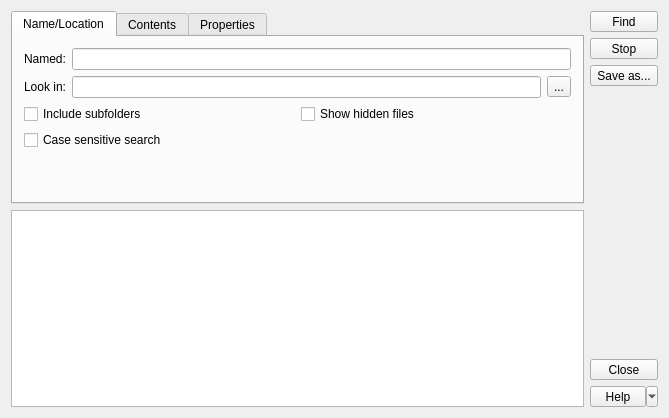
<?xml version="1.0" encoding="UTF-8"?>
<ui version="4.0">
 <class>FindDialog</class>
 <widget class="QDialog" name="FindDialog">
  <property name="geometry">
   <rect>
    <x>0</x>
    <y>0</y>
    <width>669</width>
    <height>418</height>
   </rect>
  </property>
  <property name="windowTitle">
   <string>FileFinder</string>
  </property>
  <property name="windowIcon">
   <iconset resource="src.qrc">
    <normaloff>:/images/finder.png</normaloff>:/images/finder.png</iconset>
  </property>
  <property name="sizeGripEnabled">
   <bool>false</bool>
  </property>
  <layout class="QGridLayout" name="gridLayout_7">
   <item row="0" column="0">
    <layout class="QVBoxLayout" name="verticalLayout_3">
     <item>
      <widget class="QTabWidget" name="tabWidget">
       <property name="sizePolicy">
        <sizepolicy hsizetype="Preferred" vsizetype="Preferred">
         <horstretch>0</horstretch>
         <verstretch>0</verstretch>
        </sizepolicy>
       </property>
       <property name="currentIndex">
        <number>0</number>
       </property>
       <widget class="QWidget" name="tab">
        <attribute name="title">
         <string>Name/Location</string>
        </attribute>
        <layout class="QVBoxLayout" name="verticalLayout_2">
         <item>
          <layout class="QGridLayout" name="gridLayout">
           <item row="0" column="0">
            <widget class="QLabel" name="label">
             <property name="text">
              <string>Named:</string>
             </property>
            </widget>
           </item>
           <item row="0" column="1">
            <widget class="FancyLineEdit" name="fileMaskEdit"/>
           </item>
           <item row="1" column="0">
            <widget class="QLabel" name="label_2">
             <property name="text">
              <string>Look in:</string>
             </property>
            </widget>
           </item>
           <item row="1" column="1">
            <layout class="QHBoxLayout" name="horizontalLayout">
             <item>
              <widget class="FancyLineEdit" name="dirEdit"/>
             </item>
             <item>
              <widget class="QToolButton" name="dirButton">
               <property name="text">
                <string>...</string>
               </property>
              </widget>
             </item>
            </layout>
           </item>
          </layout>
         </item>
         <item>
          <layout class="QGridLayout" name="gridLayout_2">
           <item row="0" column="0">
            <widget class="QCheckBox" name="subFoldersCheck">
             <property name="text">
              <string>Include subfolders</string>
             </property>
            </widget>
           </item>
           <item row="0" column="1">
            <widget class="QCheckBox" name="hiddenCheck">
             <property name="text">
              <string>Show hidden files</string>
             </property>
            </widget>
           </item>
           <item row="1" column="0">
            <widget class="QCheckBox" name="sensitiveCheck">
             <property name="text">
              <string>Case sensitive search</string>
             </property>
            </widget>
           </item>
           <item row="1" column="1">
            <spacer name="horizontalSpacer">
             <property name="orientation">
              <enum>Qt::Horizontal</enum>
             </property>
             <property name="sizeType">
              <enum>QSizePolicy::Preferred</enum>
             </property>
             <property name="sizeHint" stdset="0">
              <size>
               <width>1</width>
               <height>1</height>
              </size>
             </property>
            </spacer>
           </item>
          </layout>
         </item>
         <item>
          <spacer name="verticalSpacer_2">
           <property name="orientation">
            <enum>Qt::Vertical</enum>
           </property>
           <property name="sizeType">
            <enum>QSizePolicy::MinimumExpanding</enum>
           </property>
           <property name="sizeHint" stdset="0">
            <size>
             <width>20</width>
             <height>1</height>
            </size>
           </property>
          </spacer>
         </item>
        </layout>
       </widget>
       <widget class="QWidget" name="tab_3">
        <attribute name="title">
         <string>Contents</string>
        </attribute>
        <layout class="QVBoxLayout" name="verticalLayout_6">
         <item>
          <layout class="QGridLayout" name="gridLayout_3">
           <item row="0" column="0">
            <widget class="QLabel" name="label_3">
             <property name="text">
              <string>File type:</string>
             </property>
            </widget>
           </item>
           <item row="0" column="1">
            <widget class="QComboBox" name="mimeCombo"/>
           </item>
           <item row="1" column="0">
            <widget class="QLabel" name="label_4">
             <property name="text">
              <string>Containing text:</string>
             </property>
            </widget>
           </item>
           <item row="1" column="1">
            <widget class="FancyLineEdit" name="containingTextEdit"/>
           </item>
           <item row="2" column="0">
            <spacer name="horizontalSpacer_2">
             <property name="orientation">
              <enum>Qt::Horizontal</enum>
             </property>
             <property name="sizeType">
              <enum>QSizePolicy::Preferred</enum>
             </property>
             <property name="sizeHint" stdset="0">
              <size>
               <width>40</width>
               <height>20</height>
              </size>
             </property>
            </spacer>
           </item>
           <item row="2" column="1">
            <layout class="QVBoxLayout" name="verticalLayout_4">
             <item>
              <widget class="QCheckBox" name="findSensitiveCheck">
               <property name="text">
                <string>Case sensitive</string>
               </property>
              </widget>
             </item>
             <item>
              <widget class="QCheckBox" name="binaryCheck">
               <property name="text">
                <string>Include binary files</string>
               </property>
              </widget>
             </item>
            </layout>
           </item>
          </layout>
         </item>
         <item>
          <spacer name="verticalSpacer_3">
           <property name="orientation">
            <enum>Qt::Vertical</enum>
           </property>
           <property name="sizeType">
            <enum>QSizePolicy::MinimumExpanding</enum>
           </property>
           <property name="sizeHint" stdset="0">
            <size>
             <width>20</width>
             <height>39</height>
            </size>
           </property>
          </spacer>
         </item>
        </layout>
       </widget>
       <widget class="QWidget" name="tab_2">
        <attribute name="title">
         <string>Properties</string>
        </attribute>
        <layout class="QVBoxLayout" name="verticalLayout_5">
         <item>
          <widget class="QCheckBox" name="fileOpersCheck">
           <property name="text">
            <string>Find all files created or modified:</string>
           </property>
          </widget>
         </item>
         <item>
          <layout class="QGridLayout" name="gridLayout_4">
           <item row="1" column="2">
            <widget class="QComboBox" name="periodsCombo">
             <item>
              <property name="text">
               <string>minute</string>
              </property>
             </item>
             <item>
              <property name="text">
               <string>hour</string>
              </property>
             </item>
             <item>
              <property name="text">
               <string>day</string>
              </property>
             </item>
             <item>
              <property name="text">
               <string>month</string>
              </property>
             </item>
             <item>
              <property name="text">
               <string>year</string>
              </property>
             </item>
            </widget>
           </item>
           <item row="2" column="0">
            <widget class="QLabel" name="label_6">
             <property name="sizePolicy">
              <sizepolicy hsizetype="Minimum" vsizetype="Preferred">
               <horstretch>0</horstretch>
               <verstretch>0</verstretch>
              </sizepolicy>
             </property>
             <property name="text">
              <string>File size is:</string>
             </property>
            </widget>
           </item>
           <item row="1" column="0">
            <layout class="QHBoxLayout" name="horizontalLayout_6">
             <item>
              <spacer name="horizontalSpacer_4">
               <property name="orientation">
                <enum>Qt::Horizontal</enum>
               </property>
               <property name="sizeType">
                <enum>QSizePolicy::Fixed</enum>
               </property>
               <property name="sizeHint" stdset="0">
                <size>
                 <width>15</width>
                 <height>13</height>
                </size>
               </property>
              </spacer>
             </item>
             <item>
              <widget class="QRadioButton" name="periodRadio">
               <property name="text">
                <string>during the previous</string>
               </property>
              </widget>
             </item>
            </layout>
           </item>
           <item row="0" column="0">
            <layout class="QHBoxLayout" name="horizontalLayout_4">
             <item>
              <spacer name="horizontalSpacer_3">
               <property name="orientation">
                <enum>Qt::Horizontal</enum>
               </property>
               <property name="sizeType">
                <enum>QSizePolicy::Fixed</enum>
               </property>
               <property name="sizeHint" stdset="0">
                <size>
                 <width>15</width>
                 <height>13</height>
                </size>
               </property>
              </spacer>
             </item>
             <item>
              <widget class="QRadioButton" name="betweenRadio">
               <property name="text">
                <string>between</string>
               </property>
               <property name="checked">
                <bool>true</bool>
               </property>
              </widget>
             </item>
            </layout>
           </item>
           <item row="1" column="1">
            <widget class="QSpinBox" name="periodSpin">
             <property name="minimum">
              <number>1</number>
             </property>
            </widget>
           </item>
           <item row="2" column="1">
            <layout class="QHBoxLayout" name="horizontalLayout_3">
             <item>
              <widget class="QComboBox" name="operatorsCombo">
               <item>
                <property name="text">
                 <string/>
                </property>
               </item>
               <item>
                <property name="text">
                 <string>At Least</string>
                </property>
               </item>
               <item>
                <property name="text">
                 <string>At Most</string>
                </property>
               </item>
               <item>
                <property name="text">
                 <string>Equal to</string>
                </property>
               </item>
              </widget>
             </item>
             <item>
              <widget class="QSpinBox" name="sizeSpin">
               <property name="maximum">
                <number>1024</number>
               </property>
              </widget>
             </item>
            </layout>
           </item>
           <item row="2" column="2">
            <widget class="QComboBox" name="sizeCombo">
             <item>
              <property name="text">
               <string>Bytes</string>
              </property>
             </item>
             <item>
              <property name="text">
               <string>KiB</string>
              </property>
             </item>
             <item>
              <property name="text">
               <string>MiB</string>
              </property>
             </item>
             <item>
              <property name="text">
               <string>GiB</string>
              </property>
             </item>
            </widget>
           </item>
           <item row="0" column="1">
            <layout class="QHBoxLayout" name="horizontalLayout_2">
             <item>
              <widget class="QDateTimeEdit" name="fromDate"/>
             </item>
             <item>
              <widget class="QLabel" name="label_5">
               <property name="sizePolicy">
                <sizepolicy hsizetype="Expanding" vsizetype="Preferred">
                 <horstretch>0</horstretch>
                 <verstretch>0</verstretch>
                </sizepolicy>
               </property>
               <property name="text">
                <string>and</string>
               </property>
               <property name="alignment">
                <set>Qt::AlignCenter</set>
               </property>
              </widget>
             </item>
            </layout>
           </item>
           <item row="3" column="1">
            <layout class="QHBoxLayout" name="horizontalLayout_5">
             <item>
              <widget class="FancyLineEdit" name="ownerEdit">
               <property name="sizePolicy">
                <sizepolicy hsizetype="Preferred" vsizetype="Fixed">
                 <horstretch>0</horstretch>
                 <verstretch>0</verstretch>
                </sizepolicy>
               </property>
              </widget>
             </item>
             <item>
              <widget class="QLabel" name="label_8">
               <property name="sizePolicy">
                <sizepolicy hsizetype="Minimum" vsizetype="Preferred">
                 <horstretch>0</horstretch>
                 <verstretch>0</verstretch>
                </sizepolicy>
               </property>
               <property name="text">
                <string>Owned by group:</string>
               </property>
              </widget>
             </item>
            </layout>
           </item>
           <item row="3" column="0">
            <widget class="QLabel" name="label_7">
             <property name="sizePolicy">
              <sizepolicy hsizetype="Minimum" vsizetype="Preferred">
               <horstretch>0</horstretch>
               <verstretch>0</verstretch>
              </sizepolicy>
             </property>
             <property name="text">
              <string>Files owned by user:</string>
             </property>
            </widget>
           </item>
           <item row="3" column="2">
            <widget class="FancyLineEdit" name="groupEdit">
             <property name="sizePolicy">
              <sizepolicy hsizetype="Preferred" vsizetype="Fixed">
               <horstretch>0</horstretch>
               <verstretch>0</verstretch>
              </sizepolicy>
             </property>
            </widget>
           </item>
           <item row="0" column="2">
            <widget class="QDateTimeEdit" name="toDate">
             <property name="dateTime">
              <datetime>
               <hour>0</hour>
               <minute>0</minute>
               <second>0</second>
               <year>2100</year>
               <month>1</month>
               <day>1</day>
              </datetime>
             </property>
            </widget>
           </item>
          </layout>
         </item>
         <item>
          <spacer name="verticalSpacer_4">
           <property name="orientation">
            <enum>Qt::Vertical</enum>
           </property>
           <property name="sizeType">
            <enum>QSizePolicy::MinimumExpanding</enum>
           </property>
           <property name="sizeHint" stdset="0">
            <size>
             <width>20</width>
             <height>1</height>
            </size>
           </property>
          </spacer>
         </item>
        </layout>
       </widget>
      </widget>
     </item>
     <item>
      <widget class="KFindTreeView" name="treeView"/>
     </item>
    </layout>
   </item>
   <item row="0" column="1">
    <layout class="QVBoxLayout" name="verticalLayout">
     <item>
      <widget class="QToolButton" name="findButton">
       <property name="sizePolicy">
        <sizepolicy hsizetype="Preferred" vsizetype="Fixed">
         <horstretch>0</horstretch>
         <verstretch>0</verstretch>
        </sizepolicy>
       </property>
       <property name="styleSheet">
        <string notr="true">Text-align:left</string>
       </property>
       <property name="text">
        <string>Find</string>
       </property>
       <property name="icon">
        <iconset resource="src.qrc">
         <normaloff>:/images/media-playback-start.png</normaloff>:/images/media-playback-start.png</iconset>
       </property>
       <property name="shortcut">
        <string>F3</string>
       </property>
       <property name="toolButtonStyle">
        <enum>Qt::ToolButtonTextBesideIcon</enum>
       </property>
      </widget>
     </item>
     <item>
      <widget class="QToolButton" name="stopButton">
       <property name="sizePolicy">
        <sizepolicy hsizetype="Preferred" vsizetype="Fixed">
         <horstretch>0</horstretch>
         <verstretch>0</verstretch>
        </sizepolicy>
       </property>
       <property name="styleSheet">
        <string notr="true">Text-align:left</string>
       </property>
       <property name="text">
        <string>Stop</string>
       </property>
       <property name="icon">
        <iconset resource="src.qrc">
         <normaloff>:/images/media-playback-stop.png</normaloff>:/images/media-playback-stop.png</iconset>
       </property>
       <property name="shortcut">
        <string>Alt+End</string>
       </property>
       <property name="toolButtonStyle">
        <enum>Qt::ToolButtonTextBesideIcon</enum>
       </property>
      </widget>
     </item>
     <item>
      <widget class="QToolButton" name="saveAsButton">
       <property name="sizePolicy">
        <sizepolicy hsizetype="Preferred" vsizetype="Fixed">
         <horstretch>0</horstretch>
         <verstretch>0</verstretch>
        </sizepolicy>
       </property>
       <property name="styleSheet">
        <string notr="true">Text-align:left</string>
       </property>
       <property name="text">
        <string>Save as...</string>
       </property>
       <property name="icon">
        <iconset resource="src.qrc">
         <normaloff>:/images/document-save-as.png</normaloff>:/images/document-save-as.png</iconset>
       </property>
       <property name="shortcut">
        <string>Alt+S</string>
       </property>
       <property name="toolButtonStyle">
        <enum>Qt::ToolButtonTextBesideIcon</enum>
       </property>
      </widget>
     </item>
     <item>
      <spacer name="verticalSpacer">
       <property name="orientation">
        <enum>Qt::Vertical</enum>
       </property>
       <property name="sizeHint" stdset="0">
        <size>
         <width>20</width>
         <height>40</height>
        </size>
       </property>
      </spacer>
     </item>
     <item>
      <widget class="QToolButton" name="closeButton">
       <property name="sizePolicy">
        <sizepolicy hsizetype="Preferred" vsizetype="Fixed">
         <horstretch>0</horstretch>
         <verstretch>0</verstretch>
        </sizepolicy>
       </property>
       <property name="styleSheet">
        <string notr="true">Text-align:left</string>
       </property>
       <property name="text">
        <string>Close</string>
       </property>
       <property name="icon">
        <iconset resource="src.qrc">
         <normaloff>:/images/application-exit.png</normaloff>:/images/application-exit.png</iconset>
       </property>
       <property name="shortcut">
        <string>Alt+Q</string>
       </property>
       <property name="toolButtonStyle">
        <enum>Qt::ToolButtonTextBesideIcon</enum>
       </property>
      </widget>
     </item>
     <item>
      <widget class="QToolButton" name="helpButton">
       <property name="sizePolicy">
        <sizepolicy hsizetype="Preferred" vsizetype="Fixed">
         <horstretch>0</horstretch>
         <verstretch>0</verstretch>
        </sizepolicy>
       </property>
       <property name="styleSheet">
        <string notr="true">Text-align:left</string>
       </property>
       <property name="text">
        <string>Help</string>
       </property>
       <property name="popupMode">
        <enum>QToolButton::MenuButtonPopup</enum>
       </property>
       <property name="toolButtonStyle">
        <enum>Qt::ToolButtonTextBesideIcon</enum>
       </property>
      </widget>
     </item>
    </layout>
   </item>
  </layout>
 </widget>
 <layoutdefault spacing="6" margin="11"/>
 <customwidgets>
  <customwidget>
   <class>FancyLineEdit</class>
   <extends>QLineEdit</extends>
   <header>fancylineedit.h</header>
  </customwidget>
  <customwidget>
   <class>KFindTreeView</class>
   <extends>QTreeView</extends>
   <header>kfindtreeview.h</header>
  </customwidget>
 </customwidgets>
 <resources>
  <include location="src.qrc"/>
 </resources>
 <connections/>
</ui>
